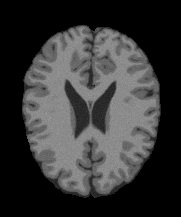
%> input picture brain_94.png, 181 x 217 px
$ octave Q2.m   (GNU Octave 9; MATLAB toolbox functions it lacks are replaced by stand-ins)
%> lines starting %> are read from the running program, lines starting %| are printed output that depends on the picture
clc;
clear all;
close all;
img_94 = (imread('brain_94.png'));
%> img_94 is the input picture: size 217x181 uint8; min 0, max 154, mean 53.7
p11=double(img_94);

img_94_1= imread('label_94_grey.png');
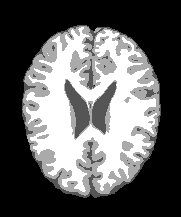
%> input picture label_94_grey.png, 181 x 217 px
%> img_94_1 is the input picture: size 217x181x3 uint8; min 0, max 255, mean 96.4
img_94_1=rgb2gray(img_94_1) ;
%> img_94_1: size 217x181 uint8


img_86 = (imread('brain_86.png'));
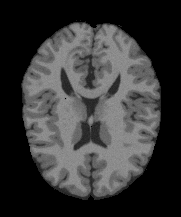
%> input picture brain_86.png, 181 x 217 px
%> img_86 is the input picture: size 217x181 uint8; min 0, max 153, mean 55.2

img_86_1 = (imread('label_86_grey.png'));
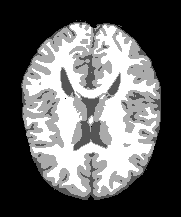
%> input picture label_86_grey.png, 181 x 217 px
%> img_86_1 is the input picture: size 217x181x3 uint8; min 0, max 255, mean 98.5
img_86_1=rgb2gray(img_86_1) ;
%> img_86_1: size 217x181 uint8

img_99 = (imread('brain_99.png'));
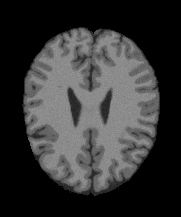
%> input picture brain_99.png, 181 x 217 px
%> img_99 is the input picture: size 217x181 uint8; min 0, max 154, mean 52.9


img_99_1 = (imread('label_99_grey.png'));
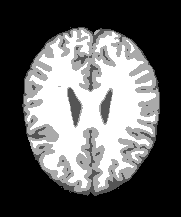
%> input picture label_99_grey.png, 181 x 217 px
%> img_99_1 is the input picture: size 217x181x3 uint8; min 0, max 255, mean 94.8
img_99_1=rgb2gray(img_99_1) ;
%> img_99_1: size 217x181 uint8

%> (the run ends here)
